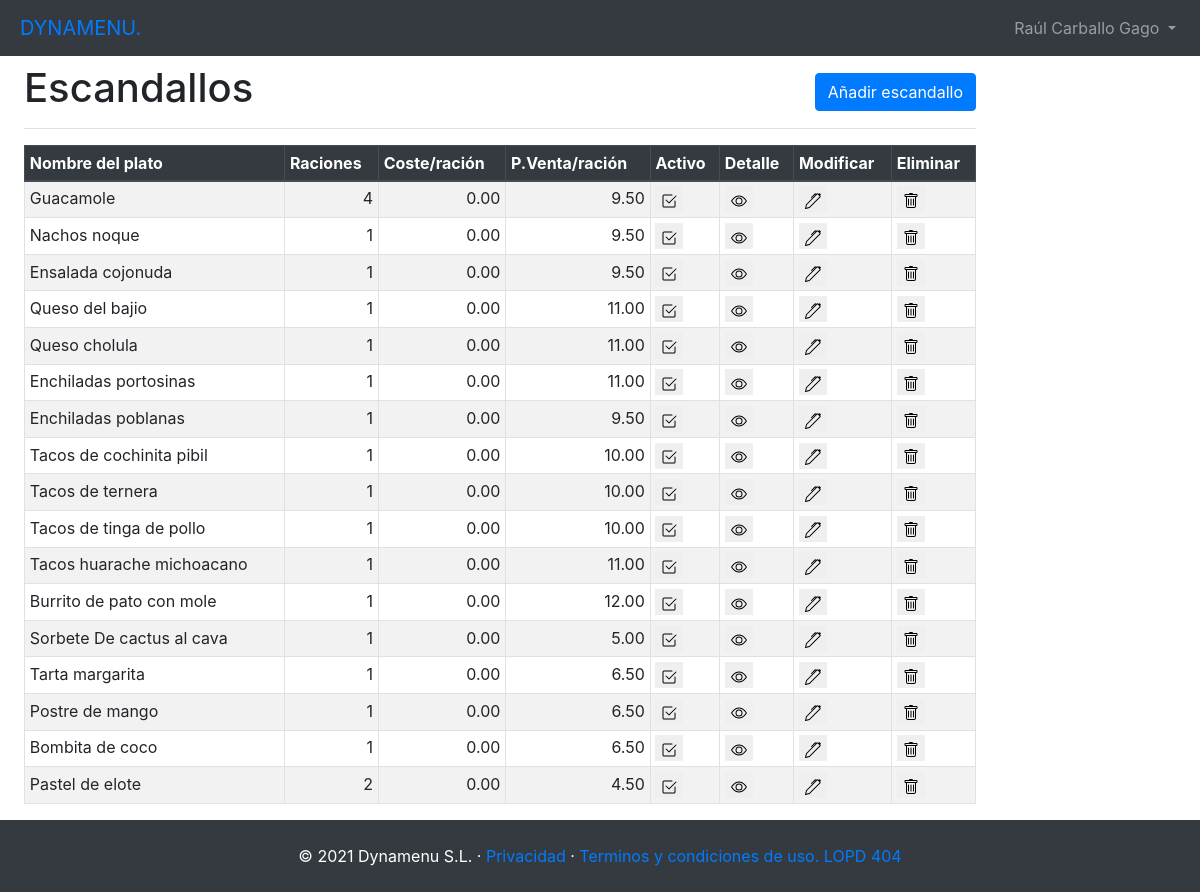
/htdocs/views/escandallos.php (signed in), run on the app's committed database.
### tables this page shows
CREATE TABLE `escandallos` (
  `ESC_ID` int NOT NULL,
  `ESC_NEG_ID` int NOT NULL,
  `ESC_Raciones` int NOT NULL,
  `ESC_CosteRacion` decimal(10,2) NOT NULL,
  `ESC_CoeficienteMerma` decimal(10,2) NOT NULL,
  `ESC_PesoRacion` decimal(10,2) NOT NULL,
  `ESC_PrecioCoste` decimal(10,2) NOT NULL,
  `ESC_PrecioVenta` decimal(10,2) NOT NULL
);

CREATE TABLE `escandallos_titulos` (
  `TIT_ID` int NOT NULL,
  `TIT_ESC_ID` int NOT NULL,
  `TIT_IDI_ID` int NOT NULL,
  `TIT_Titulo` varchar(50) NOT NULL COMMENT 'Titulo del Plato',
  `TIT_Descripcion` varchar(300) NOT NULL COMMENT 'Descripción del plato'
);

### htdocs/modelo/escandallo.php (the view, shortened to what this page needs)
<?php
class escandallo {
	public function cargaEscandallos($fuerza){
		if ((isset($_SESSION['SGDB']))){
			$con=$_SESSION['SGBD'];
		}else{
			$bbdd=new BBDD();
			$bbdd->conecta();
			$con=$bbdd->conexion;
		}
		if ($_SESSION['usuario']['USU_ROL_ID']=='1'){
			$buscaE="Select * from escandallos where 1 order by ESC_ID";
		}else{
			$buscaE="Select * from escandallos where ESC_NEG_ID=".$_SESSION['usuario']['USU_NEG_ID']." order by ESC_ID";
		}
		$escIds="";
		$result = mysqli_query($con,$buscaE);
		$filas = mysqli_num_rows($result);
		if ($filas>0){
			while($row = mysqli_fetch_array($result)) {
				$escIds=$escIds.$row['ESC_ID'].",";
			}
			$escIds = " in (".substr($escIds, 0, -1).")";
			$buscaT="Select * from escandallos_titulos where TIT_ESC_ID ".$escIds." order by TIT_ID";
			$result1 = mysqli_query($con,$buscaT);
		}
	}
	public function daNombreEscandallo($idEscandallo){
		$nombre="";
		foreach ($_SESSION['MisEscandallosTitulos'] as $lineTitulo){
			if ($lineTitulo['TIT_ESC_ID']==$idEscandallo){
				if ($lineTitulo['TIT_IDI_ID']=='1'){
					$nombre=$lineTitulo['TIT_Titulo'];
					break;
				}
			}
		}
		return $nombre;
	}
	public function cargaTablaEscandallos(){
		$this->cargaEscandallos("no");
		echo "<div class='table-responsive'>";
		echo "<table class='table table-striped table-sm table-bordered table-hover'>";
		echo '<thead class="thead-dark">';
			echo '<th>Nombre del plato</th>';
			echo '<th align="right">Raciones</th>';
			echo '<th align="right">Coste/ración</th>';
			echo '<th align="right">P.Venta/ración</th>';
			echo '<th>Activo</th>';
			echo '<th>Detalle</th>';
			echo '<th>Modificar</th>';
			echo '<th>Eliminar</th>';
		echo '</thead>';
        echo '<tbody>';
		if (isset($_SESSION['MisEscandallos'])){
			$misEscandallos=$_SESSION['MisEscandallos'];
			$numEscandallos=count($misEscandallos);
		}else{
			$numEscandallos=0;
		}
		for($i=0;$i<$numEscandallos;++$i){
			$row=$misEscandallos[$i];
			echo "<tr id='ESC".$row['ESC_ID']."'>";
			$nombreEscandallo=$this->daNombreEscandallo($row['ESC_ID']);
			echo "<td>".$nombreEscandallo."</td>";
			echo "<td align='right'>".$row['ESC_Raciones']."</td>";
			echo "<td align='right'>".$row['ESC_CosteRacion']."</td>";
			echo "<td align='right'>".$row['ESC_PrecioVenta']."</td>";
			$accionVisible="\"enCartaEscandallo('".$row['ESC_ID']."','".$nombreEscandallo."');\"";
			echo "<td><button style ='border:0' onclick=".$accionVisible."><img src='./Assets/Icons/hacer_visible.svg' alt='Ver detalle'></img></button></td>";
			$accionDetalle="\"location.href='escandallos_detalle.php?estadoEscandallo=detalle&idEscandallo=".$row['ESC_ID']."'\"";
			echo "<td><button style ='border:0' onclick=".$accionDetalle."><img src='./Assets/Icons/ver_detalle.svg' alt='Ver detalle'></img></button></td>";
			$accionModifica="\"location.href='escandallos_detalle.php?estadoEscandallo=modifica&idEscandallo=".$row['ESC_ID']."'\"";
			echo "<td><button style ='border:0' onclick=".$accionModifica."><img src='./Assets/Icons/editar.svg' alt='Editar'></img></button></td>";
			echo "<td>";
			$accionBaja="\"eliminaEscandallo('".$row['ESC_ID']."','".$nombreEscandallo."');\"";
			echo "<button style ='border:0' onclick=$accionBaja><img src='./Assets/Icons/eliminar.svg' alt='Eliminar' ></img></button>";
			echo "</td>";
			echo "</tr>";
		}
		echo '</tbody>';
		echo '</table>';
		echo '</div>';
	}
}
?>

### data on the page
escandallos: ESC_ID.TIT_Titulo "Guacamole", ESC_Raciones "4", ESC_CosteRacion "0.00", ESC_PrecioVenta "9.50"
escandallos: ESC_ID.TIT_Titulo "Nachos noque", ESC_Raciones "1", ESC_CosteRacion "0.00", ESC_PrecioVenta "9.50"
escandallos: ESC_ID.TIT_Titulo "Ensalada cojonuda", ESC_Raciones "1", ESC_CosteRacion "0.00", ESC_PrecioVenta "9.50"
escandallos: ESC_ID.TIT_Titulo "Queso del bajio", ESC_Raciones "1", ESC_CosteRacion "0.00", ESC_PrecioVenta "11.00"
escandallos: ESC_ID.TIT_Titulo "Queso cholula", ESC_Raciones "1", ESC_CosteRacion "0.00", ESC_PrecioVenta "11.00"
escandallos: ESC_ID.TIT_Titulo "Enchiladas portosinas", ESC_Raciones "1", ESC_CosteRacion "0.00", ESC_PrecioVenta "11.00"
escandallos: ESC_ID.TIT_Titulo "Enchiladas poblanas", ESC_Raciones "1", ESC_CosteRacion "0.00", ESC_PrecioVenta "9.50"
escandallos: ESC_ID.TIT_Titulo "Tacos de cochinita pibil", ESC_Raciones "1", ESC_CosteRacion "0.00", ESC_PrecioVenta "10.00"
escandallos: ESC_ID.TIT_Titulo "Tacos de ternera", ESC_Raciones "1", ESC_CosteRacion "0.00", ESC_PrecioVenta "10.00"
escandallos: ESC_ID.TIT_Titulo "Tacos de tinga de pollo", ESC_Raciones "1", ESC_CosteRacion "0.00", ESC_PrecioVenta "10.00"
escandallos: ESC_ID.TIT_Titulo "Tacos huarache michoacano", ESC_Raciones "1", ESC_CosteRacion "0.00", ESC_PrecioVenta "11.00"
escandallos: ESC_ID.TIT_Titulo "Burrito de pato con mole", ESC_Raciones "1", ESC_CosteRacion "0.00", ESC_PrecioVenta "12.00"
escandallos: ESC_ID.TIT_Titulo "Sorbete De cactus al cava", ESC_Raciones "1", ESC_CosteRacion "0.00", ESC_PrecioVenta "5.00"
escandallos: ESC_ID.TIT_Titulo "Tarta margarita", ESC_Raciones "1", ESC_CosteRacion "0.00", ESC_PrecioVenta "6.50"
escandallos: ESC_ID.TIT_Titulo "Postre de mango", ESC_Raciones "1", ESC_CosteRacion "0.00", ESC_PrecioVenta "6.50"
escandallos: ESC_ID.TIT_Titulo "Bombita de coco", ESC_Raciones "1", ESC_CosteRacion "0.00", ESC_PrecioVenta "6.50"
escandallos: ESC_ID.TIT_Titulo "Pastel de elote", ESC_Raciones "2", ESC_CosteRacion "0.00", ESC_PrecioVenta "4.50"
